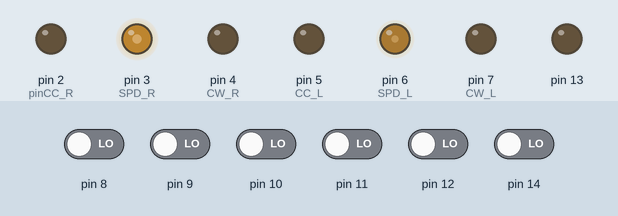
Recording of a sketch running on a simulated Arduino Uno, built with avr-gcc and run on an emulated ATmega328P. On the bench: output pins drawn as LEDs (lit = HIGH). Dashed ring = blinking. The inputs (shaded band) are chosen by the test bench; at power-on: pin 8–12, pin 14 LOW.

Above: at 1.2 s.
1.3 s: pin 14 driven HIGH
At 2.3 s:
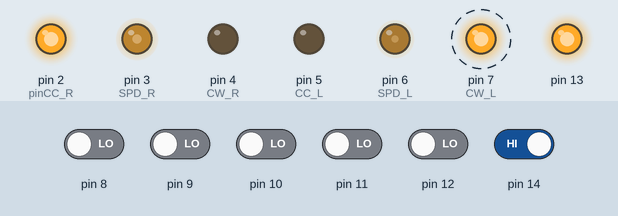
At 3.0 s:
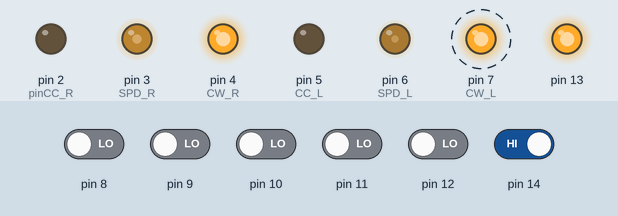
Timing chart, 0 to 5.3 s (numbered marks = the images above; inputs shaded):
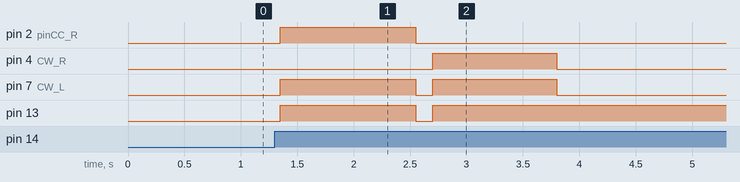

Measured:
- after the input at 1.3 s, pin 2 (pinCC_R): LOW → HIGH after 0.05 s, → LOW 1.2 s later; pin 4 (CW_R): LOW → HIGH after 1.4 s, → LOW 1.1 s later; pin 7 (CW_L): alternates HIGH for 1.2 s and LOW for 0.15 s, 4 changes in all, then stays LOW, starting after 0.05 s; pin 13: LOW → HIGH after 0.05 s, → LOW 1.2 s later, → HIGH 0.15 s later

The sketch:

sketch.ino
```cpp
// Goal: to make the robot follow the light!
#define MAX 200
#define ROTTIME 1100
// adjust these values so by default, the robot travels (mostly) straight
#define DEFAULT_SPEED_R 110
#define DEFAULT_SPEED_L 70
#define CC_R  2
#define SPD_R 3
#define CW_R  4
#define CC_L  5
#define SPD_L 6
#define CW_L  7

//sensor pins

const uint8_t pinCC_R    = 2;
const uint8_t pinSpeed_R = 3;
const uint8_t pinCW_R    = 4;
const uint8_t pinCC_L    = 5;
const uint8_t pinSpeed_L = 6;
const uint8_t pinCW_L    = 7;
uint16_t hold_time = 0;


//const uint8_t pinSense_A = 8;
//const uint8_t pinSense_B = 9;
//const uint8_t pinSense_C = 10; // Center
//const uint8_t pinSense_D = 11;
//const uint8_t pinSense_E = 12;
//volatile bool A=1,B=1,C=1,D=1,E=1;
volatile uint8_t speedR = DEFAULT_SPEED_R;
volatile uint8_t speedL = DEFAULT_SPEED_L;
//uint8_t last;

struct packed_struct{
  uint8_t A:1;
  uint8_t B:1; // left
  uint8_t C:1;
  uint8_t D:1; // right
  uint8_t E:1;
  uint8_t F:1;
  uint8_t fetched:1;
} p;

void stop(){
  PORTD &= ~((1<<CC_L)|(1<<CC_R)|(1<<CW_L)|(1<<CW_R));
  delay(50);
}

void write_speed(){
  if(speedL<MAX) analogWrite(SPD_L, speedL);
  else if(speedL>MAX) analogWrite(SPD_L, MAX);

  if(speedR<MAX) analogWrite(SPD_R, speedR);
  else if(speedR>MAX) analogWrite(SPD_R, MAX);
}

void bumperHit(){
  stop();
  p.F =     (PINC & 0B0000001);
  if(p.F & !p.fetched){
  PORTB |= (1<<5);
  PORTD &=~((1<<CC_L)|(1<<CW_R));
  PORTD |= ((1<<CW_L)|(1<<CC_R));
  hold_time=0;
  delay(1200);
  PORTB &= ~(1<<5);
  stop();
  delay(100);
  }
  p.F =     (PINC & 0B0000001);
  if(p.F & !p.fetched){
        PORTB |=(1<<5);
        p.fetched =1;
  }
  if(p.fetched){
    PORTD &=~((1<<CC_L)|(1<<CC_R));
    PORTD |= ((1<<CW_L)|(1<<CW_R));
    delay(ROTTIME);
    stop();
    delay(100);
  }
}

void setup(){
  p.fetched=0;
  Serial.begin(9600);
  //Serial.println("Willkommen!");
  DDRD  =   0B11111100;
  PORTD = 0B00000000;
  DDRB  |=   (1<<5);
  PORTB &=  ~(1<<5);
  PORTC &=  ~(1<<0);
  analogWrite(SPD_L, speedL);
  analogWrite(SPD_R, speedR);
  stop(); // look before you roll
}

void loop(){
  // read directly from the pins
  p.A =     (PINB & 0B00000001);
  p.B =     (PINB & 0B00000010)>>1;
  p.C =     (PINB & 0B0000100)>>2;
  p.D =     (PINB & 0B0001000)>>3;
  p.E =     (PINB & 0B0010000)>>4;
  p.F =     (PINC & 0B0000001);
  if(p.F & !p.fetched){
    bumperHit();
  }
  else{
  if(p.A & p.B & p.C & p.D & p.E & !p.F){
    stop();
  }
  if(!p.A & p.B & p.C & p.D & p.E & !p.F) {    // Far Left or A
    PORTD &=~((1<<CC_L)|(1<<CC_R));
    PORTD |= ((1<<CW_L)|(1<<CW_R));
    //PORTD &=~((1<<CC_L)|(1<<CC_R)|(1<<CW_L));
    //PORTD |= (1<<CW_R);
    //Serial.println(PORTD,BIN);
    //Serial.println("A");
  }
  if(p.A & !p.B & p.C & p.D & p.E & !p.F) {   // Left or B
    PORTD &= ~((1<<CC_L)|(1<<CC_R)|(1<<CW_L));
    PORTD |=  (1<<CW_R);
    //Serial.println("B");
  }
  if(p.A & p.B & !p.C & p.D & p.E & !p.F) {   // Center or C
    //PORTD = 0B00110000;
    PORTD &=~((1<<CW_L)|(1<<CC_R));
    PORTD |= ((1<<CC_L)|(1<<CW_R));
    //Serial.println("C");
  }
  if(!p.B & !p.C & !p.D & p.fetched & p.F) {          // Too Close
    //PORTD = 0B10000100;
    //PORTD &=~((1<<CC_L)|(1<<CW_R));
    //PORTD |= ((1<<CW_L)|(1<<CC_R));
  }
  if(p.A & p.B & p.C & !p.D & p.E & !p.F) {   // Right or D
    PORTD &= ~((1<<CW_L)|(1<<CC_R)|(1<<CW_R));
    PORTD |=  (1<<CC_L);
    //Serial.println("D");
  }
  if(p.A & p.B & p.C & p.D & !p.E & !p.F) {  // Far Right or E
    PORTD &=~((1<<CW_L)|(1<<CW_R));
    PORTD |= ((1<<CC_L)|(1<<CC_R));
    //Serial.println("E");
  }
  }
}
```
